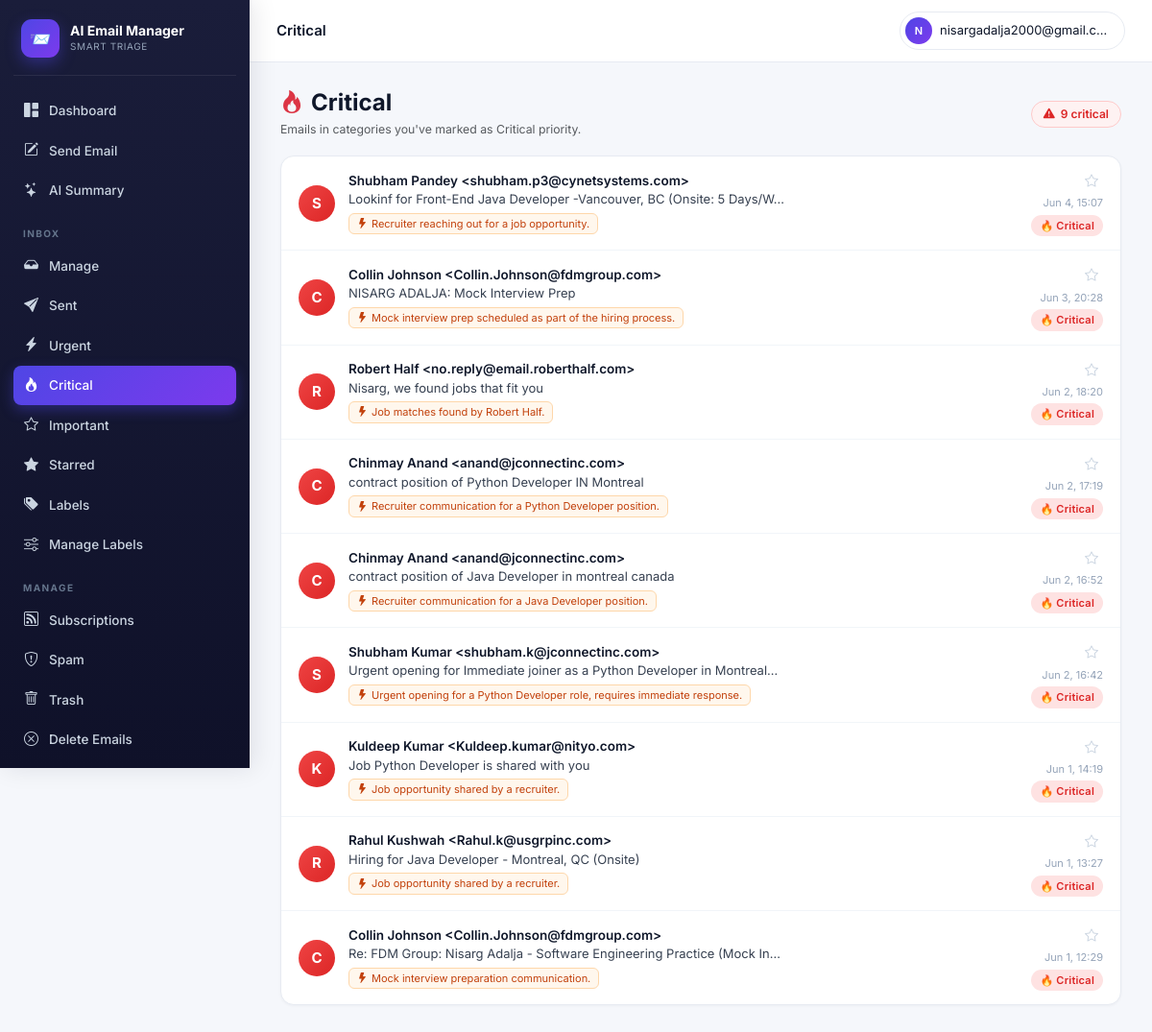
The page /accounts/urgent/ (signed in) on the database its author committed.
### accounts/models.py (models this page shows)
class ClassifiedEmail(models.Model):
    user            = models.ForeignKey(User, on_delete=models.CASCADE, related_name="classified_emails")
    gmail_id        = models.CharField(max_length=64)
    thread_id       = models.CharField(max_length=64, blank=True)
    subject         = models.CharField(max_length=500, blank=True)
    sender          = models.CharField(max_length=300, blank=True)
    sender_email    = models.CharField(max_length=200, blank=True)
    snippet         = models.TextField(blank=True)
    received_at     = models.DateTimeField(null=True, blank=True)
    category        = models.ForeignKey(EmailCategory, on_delete=models.SET_NULL, null=True, blank=True)
    custom_category = models.ForeignKey(UserCustomCategory, on_delete=models.SET_NULL, null=True, blank=True)
    importance      = models.IntegerField(default=3)
    is_urgent       = models.BooleanField(default=False)
    is_event        = models.BooleanField(default=False)
    event_when      = models.CharField(max_length=120, blank=True)
    reason          = models.TextField(blank=True)
    action_taken    = models.CharField(max_length=16, default="kept")
    unsubscribe_url = models.URLField(max_length=1000, blank=True)
    classified_at   = models.DateTimeField(auto_now_add=True)
    class Meta:
        unique_together = [("user", "gmail_id")]
        indexes = [models.Index(fields=["user", "-received_at"])]

### accounts/views.py (the view)
# urls.py: path("urgent/",           views.urgent_view,     name="urgent"),
@login_required
def urgent_view(request):
    from .models import UserCategoryPreference
    critical_cat_ids = UserCategoryPreference.objects.filter(
        user=request.user, tier="critical"
    ).values_list("category_id", flat=True)
    qs = (ClassifiedEmail.objects.filter(user=request.user, category__in=critical_cat_ids)
          .select_related("category").order_by("-received_at")[:100])
    return render(request, "urgent.html", {"emails": qs})

### accounts/context_processors.py (called while the page is built)
def active_job(request):
    if not request.user.is_authenticated:
        return {}
    job = (ClassificationJob.objects
           .filter(user=request.user, status__in=["pending", "running"])
           .order_by("-id").first())
    return {"global_active_job": job}

### templates/urgent.html (shortened to what this page needs)
{% extends "base.html" %}{% block title %}Critical{% endblock %}
{% block topbar_title %}Critical{% endblock %}
{% block body %}
<div class="urg-header">
  <div>
    <h4 class="mb-1 fw-bold" style="color:#0f172a"><i class="bi bi-fire text-danger me-2"></i>Critical</h4>
    <p class="text-muted small mb-0">Emails in categories you've marked as Critical priority.</p>
  </div>
  {% if emails %}
    <span class="urg-count"><i class="bi bi-exclamation-triangle-fill"></i>{{ emails|length }} critical</span>
  {% endif %}
</div>
<div class="card-modern p-0">
  <ul class="elist">
    {% for e in emails %}
      <li class="elist-item" onclick="window.location='{% url 'email_detail' e.gmail_id %}?back=urgent'">
        <div class="elist-avatar" style="background:linear-gradient(135deg,#ef4444,#dc2626)">{{ e.sender|slice:":1"|upper }}</div>
        <div class="elist-body">
          <div class="elist-sender">{{ e.sender|truncatechars:45 }}</div>
          <div class="elist-subject">{{ e.subject|truncatechars:70 }}</div>
          {% if e.reason %}
            <span class="reason-chip"><i class="bi bi-lightning-fill me-1"></i>{{ e.reason|truncatechars:80 }}</span>
          {% endif %}
        </div>
        <div class="elist-meta">
          <button class="star-btn" data-mid="{{ e.gmail_id }}" data-starred="0" onclick="toggleStar(event,this)" title="Star this email"><i class="bi bi-star"></i></button>
          <span class="elist-time local-ts" data-ts="{{ e.received_at|date:'c' }}">{{ e.received_at|date:"M d, H:i" }}</span>
          <span class="badge-tier tier-critical">🔥 Critical</span>
        </div>
      </li>
    {% empty %}
      <li class="elist-empty">
        <i class="bi bi-check-circle-fill text-success"></i>
        <strong>No critical emails right now</strong>
        <p class="small mt-1 mb-0">Nothing in your Critical-tier categories at the moment.</p>
      </li>
    {% endfor %}
  </ul>
</div>
{% endblock %}

### templates/base.html (shortened to what this page needs)
{% load static %}
<!doctype html>
<html lang="en">
<head>
<link href="https://cdn.jsdelivr.net/npm/bootstrap@5.3.3/dist/css/bootstrap.min.css" rel="stylesheet">
<link href="https://cdn.jsdelivr.net/npm/bootstrap-icons@1.11.3/font/bootstrap-icons.css" rel="stylesheet">
</head>
<body>
<div class="app-shell">
  <aside class="sidebar" id="sidebar">
    <div class="brand">
      <div class="brand-logo">📨</div>
      <div>
        <div class="brand-name">AI Email Manager</div>
        <div class="brand-sub">Smart triage</div>
      </div>
    </div>
    <nav>
      <a class="side-link {% if request.resolver_match.url_name == 'dashboard' %}active{% endif %}" href="{% url 'dashboard' %}">
        <i class="bi bi-grid-1x2-fill"></i> Dashboard
      </a>
      <button class="side-link" style="background:none;border:none;width:100%;cursor:pointer;text-align:left"
              onclick="openComposeModal()">
        <i class="bi bi-pencil-square"></i> Send Email
      </button>
      <a class="side-link {% if request.resolver_match.url_name == 'email_summary' %}active{% endif %}" href="{% url 'email_summary' %}">
        <i class="bi bi-stars"></i> AI Summary
      </a>
      <div class="side-section">Inbox</div>
      <a class="side-link {% if request.resolver_match.url_name == 'manage_emails' %}active{% endif %}" href="{% url 'manage_emails' %}">
        <i class="bi bi-inbox-fill"></i> Manage
      </a>
      <a class="side-link {% if request.resolver_match.url_name == 'sent' %}active{% endif %}" href="{% url 'sent' %}">
        <i class="bi bi-send-fill"></i> Sent
      </a>
      <a class="side-link {% if request.resolver_match.url_name == 'action_needed' %}active{% endif %}" href="{% url 'action_needed' %}">
        <i class="bi bi-lightning-charge-fill"></i> Urgent
      </a>
      <a class="side-link {% if request.resolver_match.url_name == 'urgent' %}active{% endif %}" href="{% url 'urgent' %}">
        <i class="bi bi-fire"></i> Critical
      </a>
      <a class="side-link {% if request.resolver_match.url_name == 'important' %}active{% endif %}" href="{% url 'important' %}">
        <i class="bi bi-star"></i> Important
      </a>
      <a class="side-link {% if request.resolver_match.url_name == 'starred' %}active{% endif %}" href="{% url 'starred' %}">
        <i class="bi bi-star-fill"></i> Starred
      </a>
      <a class="side-link {% if request.resolver_match.url_name == 'labels' %}active{% endif %}" href="{% url 'labels' %}">
        <i class="bi bi-tags-fill"></i> Labels
      </a>
      <a class="side-link {% if request.resolver_match.url_name == 'manage_labels' %}active{% endif %}" href="{% url 'manage_labels' %}">
        <i class="bi bi-sliders"></i> Manage Labels
      </a>
      <div class="side-section">Manage</div>
      <a class="side-link {% if request.resolver_match.url_name == 'subscriptions' %}active{% endif %}" href="{% url 'subscriptions' %}">
        <i class="bi bi-rss"></i> Subscriptions
      </a>
      <a class="side-link {% if request.resolver_match.url_name == 'spam' %}active{% endif %}" href="{% url 'spam' %}">
        <i class="bi bi-shield-exclamation"></i> Spam
      </a>
      <a class="side-link {% if request.resolver_match.url_name == 'trash' %}active{% endif %}" href="{% url 'trash' %}">
        <i class="bi bi-trash"></i> Trash
      </a>
      <a class="side-link {% if request.resolver_match.url_name == 'delete_emails' %}active{% endif %}" href="{% url 'delete_emails' %}">
        <i class="bi bi-x-circle"></i> Delete Emails
      </a>
      <div class="side-section">Settings</div>
    </nav>
  </aside>
  <div class="main-wrap">
    <header class="topbar">
      <div class="topbar-left">
        <div class="topbar-title">{% block topbar_title %}{% endblock %}</div>
      </div>
      <div class="topbar-right">
        <div class="dropdown">
          <button class="user-chip dropdown-toggle" data-bs-toggle="dropdown" aria-expanded="false">
            <span class="user-avatar">{{ user.email|slice:":1"|upper }}</span>
            <span class="d-none d-sm-inline" style="max-width:180px;overflow:hidden;text-overflow:ellipsis;white-space:nowrap">{{ user.email }}</span>
          </button>
        </div>
      </div>
    </header>
    <main class="main">
      {% block body %}{% endblock %}
    </main>
  </div>
</div>
</body>
</html>

### templates/base.html (style rules this page uses)
:root { --bg:#f5f7fb;--surface:#fff;--border:#e7ebf2; --text:#0f172a;--muted:#64748b; --primary:#4f46e5;--primary-2:#4338ca;--primary-light:#eef2ff; --critical:#dc2626;--important:#f59e0b;--normal:#3b82f6;--low:#94a3b8;--ignore:#475569; --gradient:linear-gradient(135deg,#667eea 0%,#764ba2 100%); --gradient-2:linear-gradient(135deg,#4f46e5 0%,#7c3aed 100%); --sidebar-w:260px; }
* { box-sizing:border-box }
html,body { margin:0;padding:0 }
body { font-family:'Inter',-apple-system,BlinkMacSystemFont,'Segoe UI',sans-serif;background:var(--bg);color:var(--text);font-size:14px;line-height:1.5;-webkit-font-smoothing:antialiased }
.app-shell { display:flex;min-height:100vh }
.sidebar { width:var(--sidebar-w);background:linear-gradient(180deg,#1a1d3a 0%,#0f1129 100%);color:#cbd5e1;padding:20px 14px 60px;flex-shrink:0;position:fixed;top:0;left:0;height:100vh;overflow-y:auto;-webkit-overflow-scrolling:touch;overscroll-behavior:contain;z-index:200;transition:transform .25s ease;box-shadow:4px 0 24px rgba(15,23,42,.1) }
.main-wrap { flex:1;min-width:0;background:var(--bg);margin-left:var(--sidebar-w);transition:margin-left .25s ease }
.brand { display:flex;align-items:center;gap:11px;padding:0 8px 18px;border-bottom:1px solid rgba(255,255,255,.08);margin-bottom:16px }
.brand-logo { width:40px;height:40px;background:var(--gradient-2);border-radius:11px;display:grid;place-items:center;font-size:18px;flex-shrink:0;box-shadow:0 6px 16px rgba(79,70,229,.4) }
.brand-name { color:#fff;font-weight:700;font-size:14px;line-height:1.2 }
.brand-sub { color:#94a3b8;font-size:10px;letter-spacing:.06em;text-transform:uppercase;margin-top:1px }
.side-section { color:#64748b;font-size:10px;letter-spacing:.14em;text-transform:uppercase;padding:16px 10px 6px;font-weight:700 }
.side-link { display:flex;align-items:center;gap:10px;color:#cbd5e1;text-decoration:none;padding:9px 10px;border-radius:8px;font-size:13.5px;font-weight:500;transition:all .15s;margin-bottom:1px }
.side-link i { font-size:15px;width:17px;text-align:center;flex-shrink:0 }
.side-link.active { background:var(--gradient-2);color:#fff;box-shadow:0 5px 14px rgba(79,70,229,.38) }
.topbar { display:flex;align-items:center;justify-content:space-between;background:#fff;border-bottom:1px solid var(--border);padding:12px 28px;position:sticky;top:0;z-index:100;gap:12px }
.topbar-left { display:flex;align-items:center;gap:14px }
.topbar-title { font-weight:600;font-size:15px;color:var(--text) }
.topbar-right { display:flex;align-items:center;gap:10px }
.user-chip { display:flex;align-items:center;gap:8px;background:#fff;border:1px solid var(--border);padding:5px 12px 5px 5px;border-radius:30px;cursor:pointer;font-size:13px;color:var(--text);transition:all .15s }
.user-chip::after { display:none }
.user-avatar { width:28px;height:28px;border-radius:50%;background:var(--gradient-2);color:#fff;font-weight:600;display:grid;place-items:center;font-size:11px;flex-shrink:0 }
.main { padding:28px 32px;max-width:1400px }
.card-modern { background:#fff;border:1px solid var(--border);border-radius:14px;padding:22px;box-shadow:0 1px 3px rgba(15,23,42,.04) }
.elist { list-style:none;margin:0;padding:0 }
.elist-item { display:flex;align-items:center;gap:14px;padding:14px 18px;border-bottom:1px solid #f1f5f9;cursor:pointer;transition:background .13s;text-decoration:none;color:inherit }
.elist-item:last-child { border-bottom:0 }
.elist-avatar { width:38px;height:38px;border-radius:50%;display:grid;place-items:center;font-weight:700;font-size:15px;flex-shrink:0;text-transform:uppercase;color:#fff }
.elist-body { flex:1;min-width:0 }
.elist-sender { font-weight:600;font-size:13.5px;color:#0f172a;line-height:1.3;white-space:nowrap;overflow:hidden;text-overflow:ellipsis }
.elist-subject { font-size:13px;color:#374151;margin-top:1px;white-space:nowrap;overflow:hidden;text-overflow:ellipsis }
.elist-meta { flex-shrink:0;text-align:right;display:flex;flex-direction:column;align-items:flex-end;gap:4px }
.elist-time { font-size:11px;color:#94a3b8;white-space:nowrap }
.badge-tier { display:inline-block;font-size:11px;padding:3px 9px;border-radius:20px;font-weight:600;letter-spacing:.02em }
.tier-critical { background:#fee2e2;color:var(--critical) }
.star-btn { background:transparent;border:none;cursor:pointer;padding:4px 5px;border-radius:6px;color:#cbd5e1;line-height:1;transition:color .15s,transform .15s;flex-shrink:0 }

### rows shown on the page
ClassifiedEmail: sender "S", sender "Shubham Pandey <shubham.p3@cynetsystems.com>", subject "Lookinf for Front-End Java Developer -Vancouver, BC (Onsite: 5 Days/W…", reason "Recruiter reaching out for a job opportunity."
ClassifiedEmail: sender "C", sender "Collin Johnson <Collin.Johnson@fdmgroup.com>", subject "NISARG ADALJA: Mock Interview Prep", reason "Mock interview prep scheduled as part of the hiring process."
ClassifiedEmail: sender "R", sender "Robert Half <no.reply@email.roberthalf.com>", subject "Nisarg, we found jobs that fit you", reason "Job matches found by Robert Half."
ClassifiedEmail: sender "C", sender "Chinmay Anand <anand@jconnectinc.com>", subject "contract position of Python Developer IN Montreal", reason "Recruiter communication for a Python Developer position."
ClassifiedEmail: sender "C", sender "Chinmay Anand <anand@jconnectinc.com>", subject "contract position of Java Developer in montreal canada", reason "Recruiter communication for a Java Developer position."
ClassifiedEmail: sender "S", sender "Shubham Kumar <shubham.k@jconnectinc.com>", subject "Urgent opening for Immediate joiner as a Python Developer in Montreal…", reason "Urgent opening for a Python Developer role, requires immediate response."
ClassifiedEmail: sender "K", sender "Kuldeep Kumar <Kuldeep.kumar@nityo.com>", subject "Job Python Developer is shared with you", reason "Job opportunity shared by a recruiter."
ClassifiedEmail: sender "R", sender "Rahul Kushwah <Rahul.k@usgrpinc.com>", subject "Hiring for Java Developer - Montreal, QC (Onsite)", reason "Job opportunity shared by a recruiter."
ClassifiedEmail: sender "C", sender "Collin Johnson <Collin.Johnson@fdmgroup.com>", subject "Re: FDM Group: Nisarg Adalja - Software Engineering Practice (Mock In…", reason "Mock interview preparation communication."

### other values the page prints
{{ user.email|slice:":1"|upper }} "N"
{{ user.email }} "nisargadalja2000@gmail.c…"
{{ emails|length }} "9"
